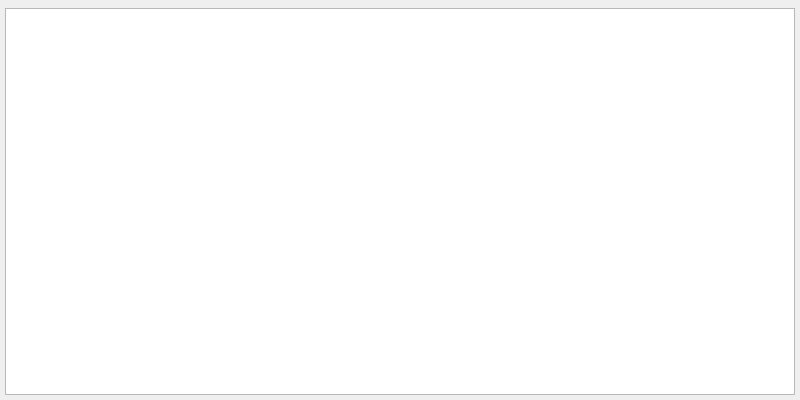
<?xml version="1.0" encoding="UTF-8"?>
<ui version="4.0">
 <class>DialogShowTableFiledCheck</class>
 <widget class="QDialog" name="DialogShowTableFiledCheck">
  <property name="windowModality">
   <enum>Qt::NonModal</enum>
  </property>
  <property name="geometry">
   <rect>
    <x>0</x>
    <y>0</y>
    <width>800</width>
    <height>400</height>
   </rect>
  </property>
  <property name="minimumSize">
   <size>
    <width>600</width>
    <height>400</height>
   </size>
  </property>
  <property name="font">
   <font>
    <family>Microsoft YaHei</family>
   </font>
  </property>
  <property name="windowTitle">
   <string>字段合法分析</string>
  </property>
  <property name="windowIcon">
   <iconset resource="../res.qrc">
    <normaloff>:/res/icon.ico</normaloff>:/res/icon.ico</iconset>
  </property>
  <layout class="QGridLayout" name="gridLayout_2">
   <property name="leftMargin">
    <number>5</number>
   </property>
   <property name="topMargin">
    <number>5</number>
   </property>
   <property name="rightMargin">
    <number>5</number>
   </property>
   <property name="bottomMargin">
    <number>5</number>
   </property>
   <property name="spacing">
    <number>3</number>
   </property>
   <item row="1" column="0">
    <widget class="QTableWidget" name="tableWidget"/>
   </item>
   <item row="0" column="0">
    <widget class="QWidget" name="gridWidget" native="true">
     <layout class="QGridLayout" name="gridLayout_3">
      <property name="leftMargin">
       <number>0</number>
      </property>
      <property name="topMargin">
       <number>0</number>
      </property>
      <property name="rightMargin">
       <number>0</number>
      </property>
      <property name="bottomMargin">
       <number>0</number>
      </property>
      <property name="horizontalSpacing">
       <number>2</number>
      </property>
      <property name="verticalSpacing">
       <number>0</number>
      </property>
     </layout>
    </widget>
   </item>
  </layout>
 </widget>
 <resources>
  <include location="../res.qrc"/>
 </resources>
 <connections/>
</ui>
